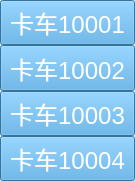
            <widget class="QWidget" name="widget_2" native="true">
             <property name="geometry">
              <rect>
               <x>886</x>
               <y>0</y>
               <width>135</width>
               <height>181</height>
              </rect>
             </property>
             <layout class="QVBoxLayout" name="verticalLayout_2">
              <property name="spacing">
               <number>0</number>
              </property>
              <property name="leftMargin">
               <number>0</number>
              </property>
              <property name="topMargin">
               <number>0</number>
              </property>
              <property name="rightMargin">
               <number>0</number>
              </property>
              <property name="bottomMargin">
               <number>0</number>
              </property>
              <item>
               <widget class="QPushButton" name="pushButton_truck0">
                <property name="sizePolicy">
                 <sizepolicy hsizetype="Minimum" vsizetype="Preferred">
                  <horstretch>0</horstretch>
                  <verstretch>0</verstretch>
                 </sizepolicy>
                </property>
                <property name="palette">
                 <palette>
                  <active>
                   <colorrole role="Button">
                    <brush brushstyle="SolidPattern">
                     <color alpha="255">
                      <red>73</red>
                      <green>163</green>
                      <blue>223</blue>
                     </color>
                    </brush>
                   </colorrole>
                   <colorrole role="ButtonText">
                    <brush brushstyle="SolidPattern">
                     <color alpha="255">
                      <red>255</red>
                      <green>255</green>
                      <blue>255</blue>
                     </color>
                    </brush>
                   </colorrole>
                   <colorrole role="Base">
                    <brush brushstyle="SolidPattern">
                     <color alpha="255">
                      <red>73</red>
                      <green>163</green>
                      <blue>223</blue>
                     </color>
                    </brush>
                   </colorrole>
                   <colorrole role="Window">
                    <brush brushstyle="SolidPattern">
                     <color alpha="255">
                      <red>73</red>
                      <green>163</green>
                      <blue>223</blue>
                     </color>
                    </brush>
                   </colorrole>
                  </active>
                  <inactive>
                   <colorrole role="Button">
                    <brush brushstyle="SolidPattern">
                     <color alpha="255">
                      <red>73</red>
                      <green>163</green>
                      <blue>223</blue>
                     </color>
                    </brush>
                   </colorrole>
                   <colorrole role="ButtonText">
                    <brush brushstyle="SolidPattern">
                     <color alpha="255">
                      <red>255</red>
                      <green>255</green>
                      <blue>255</blue>
                     </color>
                    </brush>
                   </colorrole>
                   <colorrole role="Base">
                    <brush brushstyle="SolidPattern">
                     <color alpha="255">
                      <red>73</red>
                      <green>163</green>
                      <blue>223</blue>
                     </color>
                    </brush>
                   </colorrole>
                   <colorrole role="Window">
                    <brush brushstyle="SolidPattern">
                     <color alpha="255">
                      <red>73</red>
                      <green>163</green>
                      <blue>223</blue>
                     </color>
                    </brush>
                   </colorrole>
                  </inactive>
                  <disabled>
                   <colorrole role="Button">
                    <brush brushstyle="SolidPattern">
                     <color alpha="255">
                      <red>73</red>
                      <green>163</green>
                      <blue>223</blue>
                     </color>
                    </brush>
                   </colorrole>
                   <colorrole role="ButtonText">
                    <brush brushstyle="SolidPattern">
                     <color alpha="255">
                      <red>190</red>
                      <green>190</green>
                      <blue>190</blue>
                     </color>
                    </brush>
                   </colorrole>
                   <colorrole role="Base">
                    <brush brushstyle="SolidPattern">
                     <color alpha="255">
                      <red>73</red>
                      <green>163</green>
                      <blue>223</blue>
                     </color>
                    </brush>
                   </colorrole>
                   <colorrole role="Window">
                    <brush brushstyle="SolidPattern">
                     <color alpha="255">
                      <red>73</red>
                      <green>163</green>
                      <blue>223</blue>
                     </color>
                    </brush>
                   </colorrole>
                  </disabled>
                 </palette>
                </property>
                <property name="font">
                 <font>
                  <pointsize>18</pointsize>
                 </font>
                </property>
                <property name="styleSheet">
                 <string notr="true">background-color: rgb(73, 163, 223);</string>
                </property>
                <property name="text">
                 <string>卡车10001</string>
                </property>
                <property name="flat">
                 <bool>false</bool>
                </property>
               </widget>
              </item>
              <item>
               <widget class="QPushButton" name="pushButton_truck1">
                <property name="sizePolicy">
                 <sizepolicy hsizetype="Minimum" vsizetype="Preferred">
                  <horstretch>0</horstretch>
                  <verstretch>0</verstretch>
                 </sizepolicy>
                </property>
                <property name="palette">
                 <palette>
                  <active>
                   <colorrole role="Button">
                    <brush brushstyle="SolidPattern">
                     <color alpha="255">
                      <red>73</red>
                      <green>163</green>
                      <blue>223</blue>
                     </color>
                    </brush>
                   </colorrole>
                   <colorrole role="ButtonText">
                    <brush brushstyle="SolidPattern">
                     <color alpha="255">
                      <red>255</red>
                      <green>255</green>
                      <blue>255</blue>
                     </color>
                    </brush>
                   </colorrole>
                   <colorrole role="Base">
                    <brush brushstyle="SolidPattern">
                     <color alpha="255">
                      <red>73</red>
                      <green>163</green>
                      <blue>223</blue>
                     </color>
                    </brush>
                   </colorrole>
                   <colorrole role="Window">
                    <brush brushstyle="SolidPattern">
                     <color alpha="255">
                      <red>73</red>
                      <green>163</green>
                      <blue>223</blue>
                     </color>
                    </brush>
                   </colorrole>
                  </active>
                  <inactive>
                   <colorrole role="Button">
                    <brush brushstyle="SolidPattern">
                     <color alpha="255">
                      <red>73</red>
                      <green>163</green>
                      <blue>223</blue>
                     </color>
                    </brush>
                   </colorrole>
                   <colorrole role="ButtonText">
                    <brush brushstyle="SolidPattern">
                     <color alpha="255">
                      <red>255</red>
                      <green>255</green>
                      <blue>255</blue>
                     </color>
                    </brush>
                   </colorrole>
                   <colorrole role="Base">
                    <brush brushstyle="SolidPattern">
                     <color alpha="255">
                      <red>73</red>
                      <green>163</green>
                      <blue>223</blue>
                     </color>
                    </brush>
                   </colorrole>
                   <colorrole role="Window">
                    <brush brushstyle="SolidPattern">
                     <color alpha="255">
                      <red>73</red>
                      <green>163</green>
                      <blue>223</blue>
                     </color>
                    </brush>
                   </colorrole>
                  </inactive>
                  <disabled>
                   <colorrole role="Button">
                    <brush brushstyle="SolidPattern">
                     <color alpha="255">
                      <red>73</red>
                      <green>163</green>
                      <blue>223</blue>
                     </color>
                    </brush>
                   </colorrole>
                   <colorrole role="ButtonText">
                    <brush brushstyle="SolidPattern">
                     <color alpha="255">
                      <red>190</red>
                      <green>190</green>
                      <blue>190</blue>
                     </color>
                    </brush>
                   </colorrole>
                   <colorrole role="Base">
                    <brush brushstyle="SolidPattern">
                     <color alpha="255">
                      <red>73</red>
                      <green>163</green>
                      <blue>223</blue>
                     </color>
                    </brush>
                   </colorrole>
                   <colorrole role="Window">
                    <brush brushstyle="SolidPattern">
                     <color alpha="255">
                      <red>73</red>
                      <green>163</green>
                      <blue>223</blue>
                     </color>
                    </brush>
                   </colorrole>
                  </disabled>
                 </palette>
                </property>
                <property name="font">
                 <font>
                  <pointsize>18</pointsize>
                 </font>
                </property>
                <property name="styleSheet">
                 <string notr="true">background-color: rgb(73, 163, 223);</string>
                </property>
                <property name="text">
                 <string>卡车10002</string>
                </property>
                <property name="flat">
                 <bool>false</bool>
                </property>
               </widget>
              </item>
              <item>
               <widget class="QPushButton" name="pushButton_truck2">
                <property name="sizePolicy">
                 <sizepolicy hsizetype="Minimum" vsizetype="Preferred">
                  <horstretch>0</horstretch>
                  <verstretch>0</verstretch>
                 </sizepolicy>
                </property>
                <property name="palette">
                 <palette>
                  <active>
                   <colorrole role="Button">
                    <brush brushstyle="SolidPattern">
                     <color alpha="255">
                      <red>73</red>
                      <green>163</green>
                      <blue>223</blue>
                     </color>
                    </brush>
                   </colorrole>
                   <colorrole role="ButtonText">
                    <brush brushstyle="SolidPattern">
                     <color alpha="255">
                      <red>255</red>
                      <green>255</green>
                      <blue>255</blue>
                     </color>
                    </brush>
                   </colorrole>
                   <colorrole role="Base">
                    <brush brushstyle="SolidPattern">
                     <color alpha="255">
                      <red>73</red>
                      <green>163</green>
                      <blue>223</blue>
                     </color>
                    </brush>
                   </colorrole>
                   <colorrole role="Window">
                    <brush brushstyle="SolidPattern">
                     <color alpha="255">
                      <red>73</red>
                      <green>163</green>
                      <blue>223</blue>
                     </color>
                    </brush>
                   </colorrole>
                  </active>
                  <inactive>
                   <colorrole role="Button">
                    <brush brushstyle="SolidPattern">
                     <color alpha="255">
                      <red>73</red>
                      <green>163</green>
                      <blue>223</blue>
                     </color>
                    </brush>
                   </colorrole>
                   <colorrole role="ButtonText">
                    <brush brushstyle="SolidPattern">
                     <color alpha="255">
                      <red>255</red>
                      <green>255</green>
                      <blue>255</blue>
                     </color>
                    </brush>
                   </colorrole>
                   <colorrole role="Base">
                    <brush brushstyle="SolidPattern">
                     <color alpha="255">
                      <red>73</red>
                      <green>163</green>
                      <blue>223</blue>
                     </color>
                    </brush>
                   </colorrole>
                   <colorrole role="Window">
                    <brush brushstyle="SolidPattern">
                     <color alpha="255">
                      <red>73</red>
                      <green>163</green>
                      <blue>223</blue>
                     </color>
                    </brush>
                   </colorrole>
                  </inactive>
                  <disabled>
                   <colorrole role="Button">
                    <brush brushstyle="SolidPattern">
                     <color alpha="255">
                      <red>73</red>
                      <green>163</green>
                      <blue>223</blue>
                     </color>
                    </brush>
                   </colorrole>
                   <colorrole role="ButtonText">
                    <brush brushstyle="SolidPattern">
                     <color alpha="255">
                      <red>190</red>
                      <green>190</green>
                      <blue>190</blue>
                     </color>
                    </brush>
                   </colorrole>
                   <colorrole role="Base">
                    <brush brushstyle="SolidPattern">
                     <color alpha="255">
                      <red>73</red>
                      <green>163</green>
                      <blue>223</blue>
                     </color>
                    </brush>
                   </colorrole>
                   <colorrole role="Window">
                    <brush brushstyle="SolidPattern">
                     <color alpha="255">
                      <red>73</red>
                      <green>163</green>
                      <blue>223</blue>
                     </color>
                    </brush>
                   </colorrole>
                  </disabled>
                 </palette>
                </property>
                <property name="font">
                 <font>
                  <pointsize>18</pointsize>
                 </font>
                </property>
                <property name="styleSheet">
                 <string notr="true">background-color: rgb(73, 163, 223);</string>
                </property>
                <property name="text">
                 <string>卡车10003</string>
                </property>
                <property name="flat">
                 <bool>false</bool>
                </property>
               </widget>
              </item>
              <item>
               <widget class="QPushButton" name="pushButton_truck3">
                <property name="sizePolicy">
                 <sizepolicy hsizetype="Minimum" vsizetype="Preferred">
                  <horstretch>0</horstretch>
                  <verstretch>0</verstretch>
                 </sizepolicy>
                </property>
                <property name="palette">
                 <palette>
                  <active>
                   <colorrole role="Button">
                    <brush brushstyle="SolidPattern">
                     <color alpha="255">
                      <red>73</red>
                      <green>163</green>
                      <blue>223</blue>
                     </color>
                    </brush>
                   </colorrole>
                   <colorrole role="ButtonText">
                    <brush brushstyle="SolidPattern">
                     <color alpha="255">
                      <red>255</red>
                      <green>255</green>
                      <blue>255</blue>
                     </color>
                    </brush>
                   </colorrole>
                   <colorrole role="Base">
                    <brush brushstyle="SolidPattern">
                     <color alpha="255">
                      <red>73</red>
                      <green>163</green>
                      <blue>223</blue>
                     </color>
                    </brush>
                   </colorrole>
                   <colorrole role="Window">
                    <brush brushstyle="SolidPattern">
                     <color alpha="255">
                      <red>73</red>
                      <green>163</green>
                      <blue>223</blue>
                     </color>
                    </brush>
                   </colorrole>
                  </active>
                  <inactive>
                   <colorrole role="Button">
                    <brush brushstyle="SolidPattern">
                     <color alpha="255">
                      <red>73</red>
                      <green>163</green>
                      <blue>223</blue>
                     </color>
                    </brush>
                   </colorrole>
                   <colorrole role="ButtonText">
                    <brush brushstyle="SolidPattern">
                     <color alpha="255">
                      <red>255</red>
                      <green>255</green>
                      <blue>255</blue>
                     </color>
                    </brush>
                   </colorrole>
                   <colorrole role="Base">
                    <brush brushstyle="SolidPattern">
                     <color alpha="255">
                      <red>73</red>
                      <green>163</green>
                      <blue>223</blue>
                     </color>
                    </brush>
                   </colorrole>
                   <colorrole role="Window">
                    <brush brushstyle="SolidPattern">
                     <color alpha="255">
                      <red>73</red>
                      <green>163</green>
                      <blue>223</blue>
                     </color>
                    </brush>
                   </colorrole>
                  </inactive>
                  <disabled>
                   <colorrole role="Button">
                    <brush brushstyle="SolidPattern">
                     <color alpha="255">
                      <red>73</red>
                      <green>163</green>
                      <blue>223</blue>
                     </color>
                    </brush>
                   </colorrole>
                   <colorrole role="ButtonText">
                    <brush brushstyle="SolidPattern">
                     <color alpha="255">
                      <red>190</red>
                      <green>190</green>
                      <blue>190</blue>
                     </color>
                    </brush>
                   </colorrole>
                   <colorrole role="Base">
                    <brush brushstyle="SolidPattern">
                     <color alpha="255">
                      <red>73</red>
                      <green>163</green>
                      <blue>223</blue>
                     </color>
                    </brush>
                   </colorrole>
                   <colorrole role="Window">
                    <brush brushstyle="SolidPattern">
                     <color alpha="255">
                      <red>73</red>
                      <green>163</green>
                      <blue>223</blue>
                     </color>
                    </brush>
                   </colorrole>
                  </disabled>
                 </palette>
                </property>
                <property name="font">
                 <font>
                  <pointsize>18</pointsize>
                 </font>
                </property>
                <property name="styleSheet">
                 <string notr="true">background-color: rgb(73, 163, 223);</string>
                </property>
                <property name="text">
                 <string>卡车10004</string>
                </property>
                <property name="flat">
                 <bool>false</bool>
                </property>
               </widget>
              </item>
             </layout>
            </widget>
